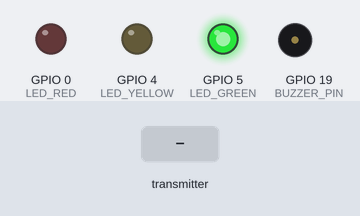
Recording of a sketch running on a simulated ESP32. Shown: output pins drawn as LEDs (lit = HIGH), buzzer (waves = sounding, pin HIGH). Dashed ring = blinking. The inputs (shaded band) are chosen by the test bench. What the sketch prints to the serial monitor is not drawn.

Above: at 1.2 s.
1.3 s: the transmitter starts sending msg_id = 0
At 1.42 s:
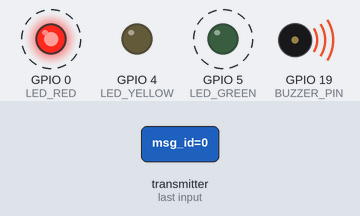
4.3 s: the transmitter starts sending payload = 0
7.3 s: the transmitter starts sending payload = 1
Timing chart, 0 to 16.3 s (numbered marks = the images above; inputs shaded):
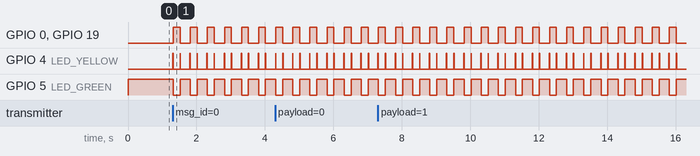

The sketch:

relay.ino
```cpp
#include <WiFi.h>
#include <esp_now.h>
#include <esp_wifi.h>

// ===================================================================
// 1. HARDWARE PIN CONFIGURATION (UPDATED)
// ===================================================================
#define LED_RED     0   // PRIORITY 1: Emergency Active / Forwarding Error
#define LED_YELLOW  4   // PRIORITY 2: Payload Decryption & Processing Status
#define LED_GREEN   5   // PRIORITY 3: Power / Relay Standby Readiness (Always ON)
#define BUZZER_PIN  19  // Audio Relay Feedback

// ===================================================================
// 2. NETWORK & PEER MAC ADDRESSES
// ===================================================================
// Target Base Station Node 3 (Replace with actual MAC if needed)
uint8_t node3BaseMAC[] = {0xEC, 0xE3, 0x34, 0x9A, 0x80, 0xD0};

const char XOR_KEY = 0x5A; // Encryption key matching Node 1 & Node 3

typedef struct struct_message {
  uint8_t msg_id;
  char sender_id[8];
  char payload[64];
  float latitude;
  float longitude;
  uint8_t route_flag; // 0x01 = Primary Relay Route, 0x02 = Direct Failover Route
} struct_message;

struct_message incomingPacket;
struct_message relayPacket;
esp_now_peer_info_t peerBase;

volatile bool packetReceived = false;
volatile bool lastTxSuccess = false;
volatile bool ackWaiting = false;

// ===================================================================
// 3. HELPER FUNCTIONS & LED INDICATION
// ===================================================================
void xorEncryptDecrypt(char *data, size_t len, char key) {
  for (size_t i = 0; i < len && data[i] != '\0'; i++) {
    data[i] ^= key;
  }
}

// Visual Alert on Relay Pulse
void pulseRelayAlert(bool isTestMsg) {
  digitalWrite(LED_GREEN, LOW); // Pause standby LED

  if (!isTestMsg) {
    // Emergency Relay Signal: Flash RED LED (GPIO 0) & brief audio burst
    digitalWrite(LED_RED, HIGH);
    digitalWrite(BUZZER_PIN, HIGH);
    delay(200);
    digitalWrite(LED_RED, LOW);
    digitalWrite(BUZZER_PIN, LOW);
  } else {
    // Test Signal Relay: Flash YELLOW LED (GPIO 4)
    digitalWrite(LED_YELLOW, HIGH);
    digitalWrite(BUZZER_PIN, HIGH);
    delay(100);
    digitalWrite(LED_YELLOW, LOW);
    digitalWrite(BUZZER_PIN, LOW);
  }

  digitalWrite(LED_GREEN, HIGH); // Restore standby status LED
}

// ===================================================================
// 4. ESP-NOW CALLBACK HANDLERS
// ===================================================================

// Transmission Callback to Node 3
#if ESP_IDF_VERSION >= ESP_IDF_VERSION_VAL(5, 1, 0)
void OnDataSent(const wifi_tx_info_t *tx_info, esp_now_send_status_t status) {
#else
void OnDataSent(const uint8_t *mac_addr, esp_now_send_status_t status) {
#endif
  ackWaiting = false;
  lastTxSuccess = (status == ESP_NOW_SEND_SUCCESS);
}

// Receive Callback from Node 1
#if ESP_IDF_VERSION >= ESP_IDF_VERSION_VAL(5, 1, 0)
void OnDataRecv(const esp_now_recv_info_t *recv_info, const uint8_t *incomingData, int len) {
#else
void OnDataRecv(const uint8_t *mac, const uint8_t *incomingData, int len) {
#endif
  if (len == sizeof(struct_message)) {
    memcpy(&incomingPacket, incomingData, sizeof(incomingPacket));
    packetReceived = true;
  }
}

// ===================================================================
// 5. RELAY FORWARDING LOGIC
// ===================================================================
void processAndRelayPacket() {
  digitalWrite(LED_YELLOW, HIGH); // Indicate Active Data Processing

  // 1. Duplicate Packet to Relay Buffer
  memcpy(&relayPacket, &incomingPacket, sizeof(struct_message));

  // 2. Temporarily Decrypt Payload for Local Verification Logging
  char tempBuffer[64];
  memset(tempBuffer, 0, sizeof(tempBuffer));
  memcpy(tempBuffer, relayPacket.payload, sizeof(relayPacket.payload));
  xorEncryptDecrypt(tempBuffer, strlen(tempBuffer), XOR_KEY);

  bool isTest = (strcmp(tempBuffer, "SYSTEM TEST") == 0 || strstr(tempBuffer, "PING") != NULL);

  Serial.println("\n-------------------------------------------");
  Serial.println("📥 [NODE 2 RELAY] Packet Received!");
  Serial.print("   • Msg ID: "); Serial.println(relayPacket.msg_id);
  Serial.print("   • Original Sender: "); Serial.println(relayPacket.sender_id);
  Serial.print("   • Decrypted Payload Peek: "); Serial.println(tempBuffer);
  Serial.print("   • GPS Coordinates: ");
  Serial.print(relayPacket.latitude, 6); Serial.print(", ");
  Serial.println(relayPacket.longitude, 6);

  // 3. Trigger Relay LED Feedback
  digitalWrite(LED_YELLOW, LOW);
  pulseRelayAlert(isTest);

  // 4. Relay Forward to Node 3 (Base Station)
  Serial.println("📡 Forwarding Packet to Node 3 (Base Station)...");
  digitalWrite(LED_YELLOW, HIGH);

  ackWaiting = true;
  lastTxSuccess = false;

  esp_err_t result = esp_now_send(node3BaseMAC, (uint8_t *)&relayPacket, sizeof(relayPacket));

  int timeout = 0;
  while (ackWaiting && timeout < 20) {
    delay(10);
    timeout++;
  }

  digitalWrite(LED_YELLOW, LOW);

  if (result == ESP_OK && lastTxSuccess) {
    Serial.println("✅ [RELAY SUCCESS] ACK Received from Node 3 Base Station.");
  } else {
    Serial.println("❌ [RELAY ERROR] Node 3 Base Station Unreachable!");

    // Solid Error Indication on Relay Failure
    digitalWrite(LED_GREEN, LOW);
    digitalWrite(LED_RED, HIGH);
    digitalWrite(BUZZER_PIN, HIGH);
    delay(600);
    digitalWrite(LED_RED, LOW);
    digitalWrite(BUZZER_PIN, LOW);
    digitalWrite(LED_GREEN, HIGH);
  }
  Serial.println("-------------------------------------------\n");
}

// ===================================================================
// 6. SETUP & LOOP
// ===================================================================
void setup() {
  Serial.begin(115200);

  pinMode(LED_RED, OUTPUT);
  pinMode(LED_YELLOW, OUTPUT);
  pinMode(LED_GREEN, OUTPUT);
  pinMode(BUZZER_PIN, OUTPUT);

  digitalWrite(LED_RED, LOW);
  digitalWrite(LED_YELLOW, LOW);
  digitalWrite(BUZZER_PIN, LOW);

  // GREEN LED (GPIO 5) PERMANENTLY ON: Power & Relay Active Indicator
  digitalWrite(LED_GREEN, HIGH);

  WiFi.mode(WIFI_STA);
  esp_wifi_set_channel(1, WIFI_SECOND_CHAN_NONE);

  if (esp_now_init() != ESP_OK) {
    Serial.println("❌ ESP-NOW Initialization Failed!");
    digitalWrite(LED_RED, HIGH);
    return;
  }

  // Register Callbacks
  esp_now_register_send_cb(OnDataSent);
  esp_now_register_recv_cb(OnDataRecv);

  // Register Node 3 Base Station Peer
  memcpy(peerBase.peer_addr, node3BaseMAC, 6);
  peerBase.channel = 1;
  peerBase.encrypt = false;
  esp_now_add_peer(&peerBase);

  Serial.println("==================================================");
  Serial.println("  [NODE 2 RELAY NODE] ONLINE");
  Serial.println("  PINS: RED=GPIO0, YELLOW=GPIO4, GREEN=GPIO5, BUZZER=GPIO19");
  Serial.println("  Listening for Node 1 Signals on Channel 1...");
  Serial.println("==================================================");
}

void loop() {
  if (packetReceived) {
    packetReceived = false;
    processAndRelayPacket();
  }
  delay(10);
}
```

Measured:
- after the input at 1.3 s, GPIO 0 (LED_RED), GPIO 19 (BUZZER_PIN): alternates HIGH for 0.20 s and LOW for 0.30 s, starting at once; GPIO 4 (LED_YELLOW): LOW → HIGH at once, then repeats every 0.50 s: LOW 0.20 s, HIGH 0.01 s, LOW 0.27 s, HIGH 0.01 s; GPIO 5 (LED_GREEN): alternates HIGH for 0.30 s and LOW for 0.20 s, starting at once
